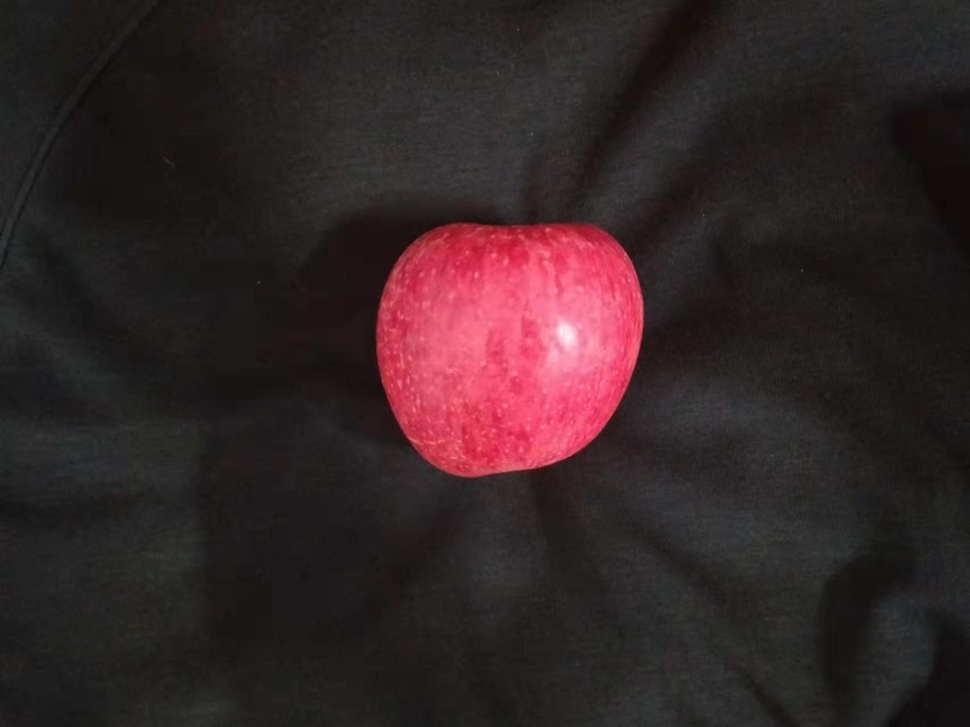
#> input picture 9V@74MCS2_)GCR58INUP8FW.jpg, 970 x 727 px, shrunk from 1706 x 1279 before the run
$ python -i v.py   (imports and definitions only)   (older library calls are emulated)
#> lines starting #> are read from the running program, lines starting #| are printed output that depends on the picture; after the words box and inside, x2 and y2 are one past the last pixel; in counts of white or black regions, pixels touching at a corner belong together
import math
import cv2
import matplotlib.pyplot as plt
import numpy as np
def v(path):

#> called with path = '9V@74MCS2_)GCR58INUP8FW.jpg'
    img = cv2.imread(path)
#> img is the input picture: shape (727, 970, 3); mean B, G, R 38.3, 36.8, 51.3
    gray = cv2.cvtColor(img, cv2.COLOR_BGR2GRAY)#图像灰度化
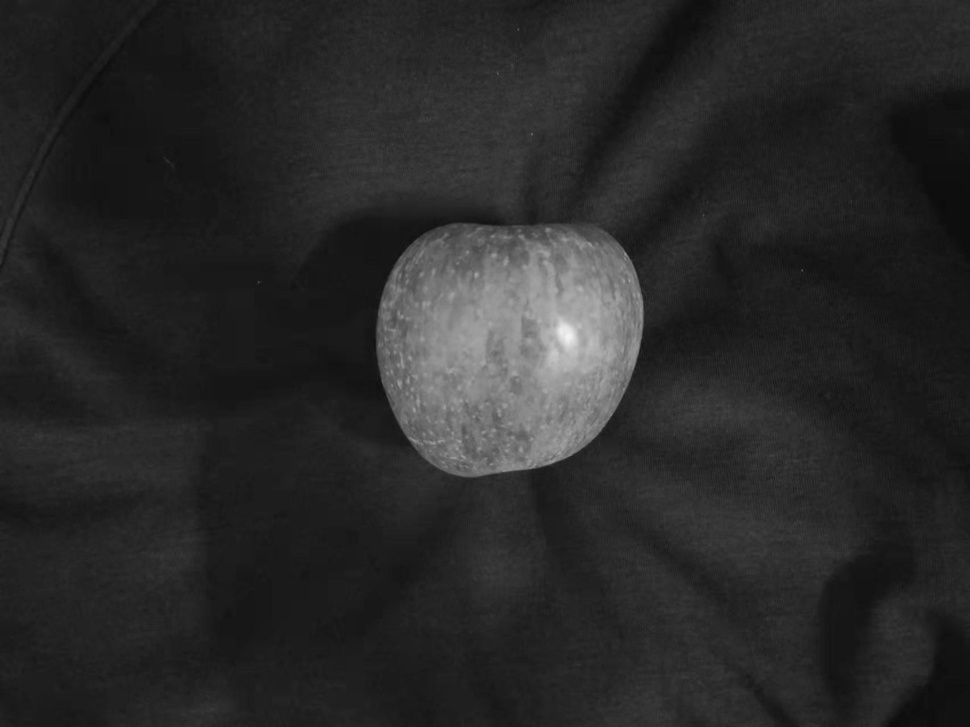
#> gray: shape (727, 970); min 10, max 244, mean 41.3
    ret, binary = cv2.threshold(gray, 0,255,cv2.THRESH_BINARY_INV+cv2.THRESH_OTSU)
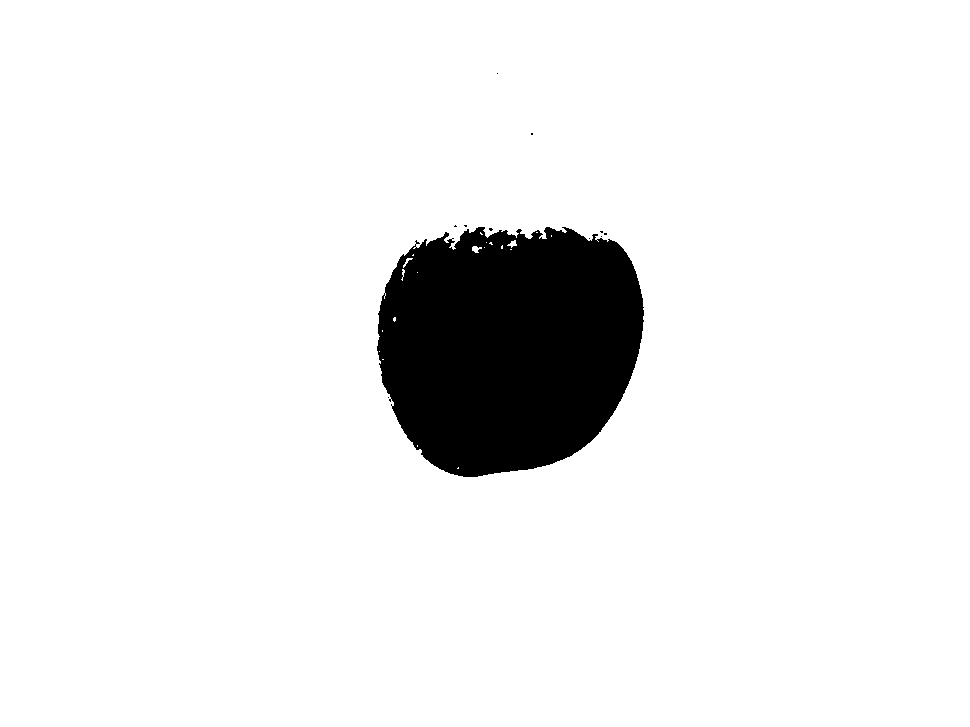
#> binary: shape (727, 970); 92.4% white; 11 black regions (10 under 20 px), largest, box (x1, y1, x2, y2) and area: (377, 227, 644, 477) 53599
#> ret = 81
    binary = cv2.bitwise_not(binary)
    kernel = cv2.getStructuringElement(cv2.MORPH_RECT, (3, 3))  # 矩形结构
    close = cv2.morphologyEx(binary, cv2.MORPH_CLOSE, kernel, iterations=30)
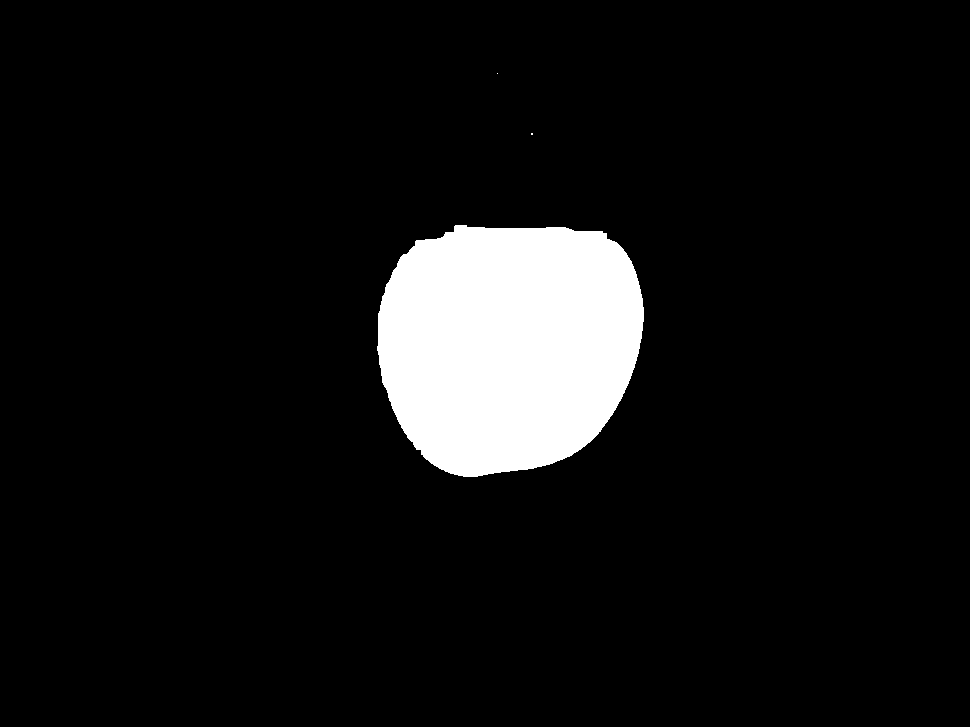
#> close: shape (727, 970); 7.8% white; 3 white regions (2 under 20 px)


    binary,contours, hierarchy = cv2.findContours(close,cv2.RETR_TREE,cv2.CHAIN_APPROX_SIMPLE)
#> contours = 3 contours, 2 with area under 20; largest, box (x1, y1, x2, y2) and area: (377, 225, 644, 477) 54426
    a = 0
    for i in range(len(contours)):
        area =cv2.contourArea(contours[i])
        if(area>10000):
            a = i
#> this loop made 3 passes
#> (area, a) on pass 1: (54426.5, 0)
    rbox = cv2.minAreaRect(contours[a])
#> rbox = ((509.6, 351.4), (251, 265.4), -88.84)
    pingjunzhijing = (rbox[1][1]+rbox[1][0])/2
#> pingjunzhijing = 258.2

    a = 0.017316017316017316
    r = pingjunzhijing/2
#> r = 129.1
    r = r*a
#> r = 2.24
    v = 4*math.pi*r*r*r/3
#> v = 46.81
    plt.subplot(111)
    plt.imshow(binary,cmap='gray')
    plt.show()


    cv2.drawContours(img,contours,-1,(0,0,255),5)
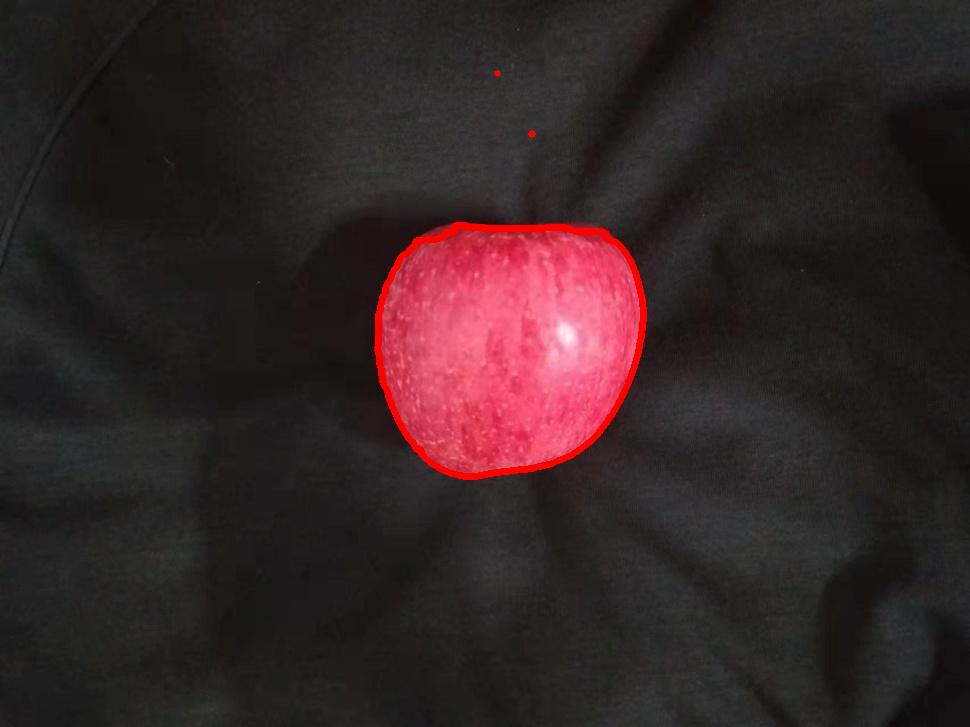
#> img: shape (727, 970, 3); 0.83% of pixels changed, all inside (x1, y1, x2, y2) = (374, 70, 647, 480)
    img = cv2.cvtColor(img, cv2.COLOR_BGR2RGB)
    plt.subplot(111)
    plt.imshow(img)
    plt.show()
    return v

>>> result = v('9V@74MCS2_)GCR58INUP8FW.jpg')
#> result = 46.81

$ run again, on Q_0AS)LWV}EJYS8QL19$BR0.jpg
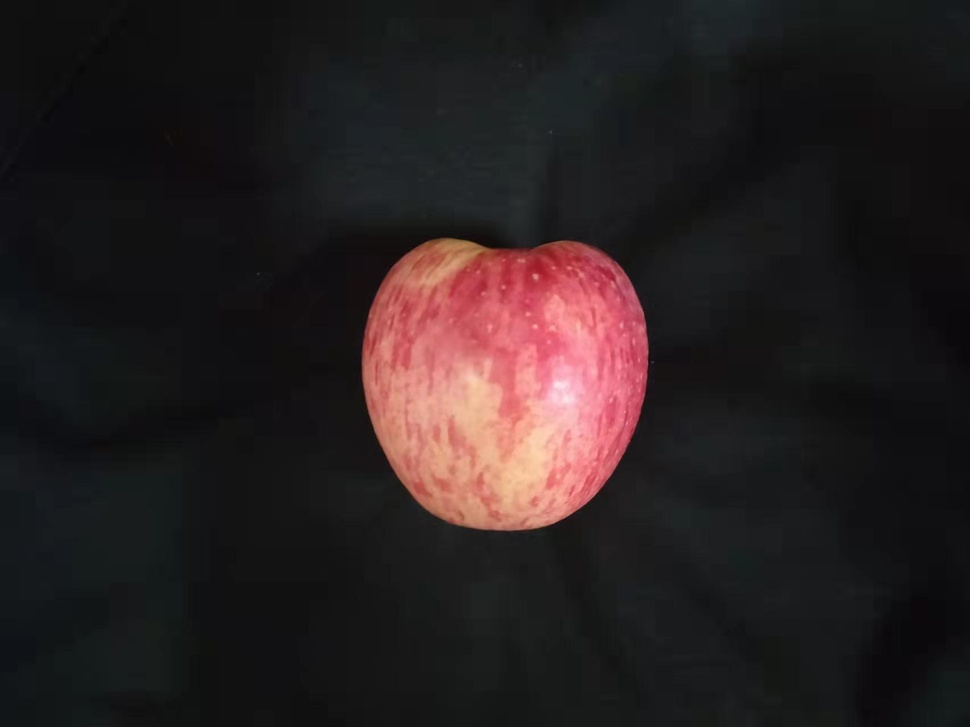
#> input picture Q_0AS)LWV}EJYS8QL19$BR0.jpg, 970 x 727 px, shrunk from 1706 x 1279 before the run
#> in v, img is the input picture: shape (727, 970, 3); mean B, G, R 32.6, 31.9, 40.4
#> in v, `ret, binary = cv2.threshold(gray, 0,255,cv2.THRESH_BINARY_INV+cv2.THRE..`:
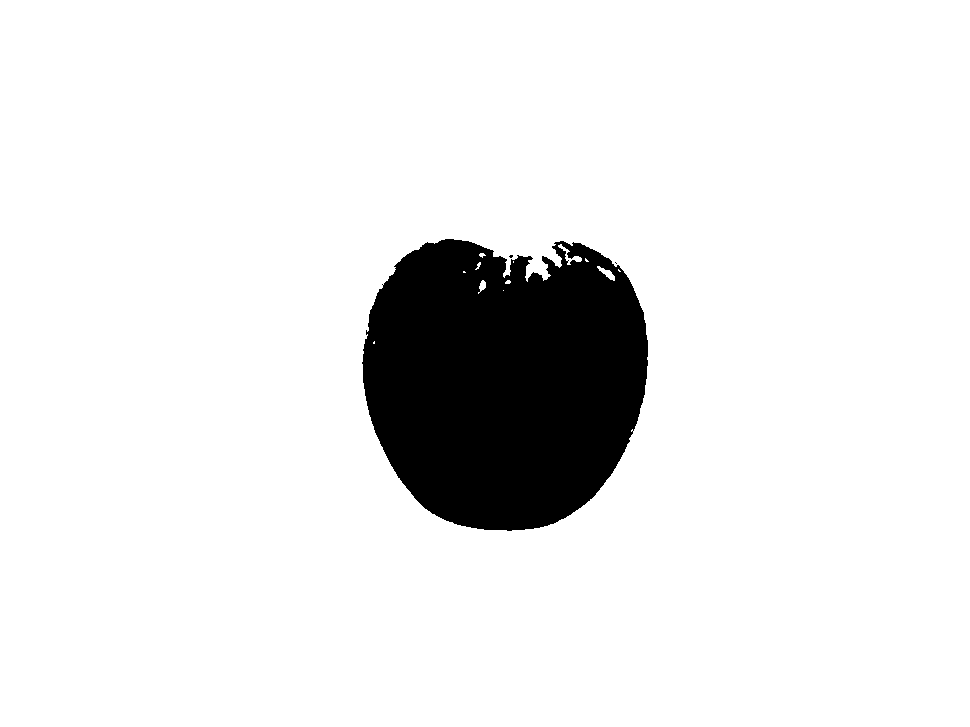
#> binary: shape (727, 970); 90.6% white; 3 black regions (2 under 20 px), largest, box (x1, y1, x2, y2) and area: (362, 239, 648, 531) 66361
#> ret = 87
#> close: shape (727, 970); 9.6% white; 1 white region
#> contours = 1 contour; box (x1, y1, x2, y2) and area: (362, 239, 648, 531) 67383
#> the loop in v, `for i in range(len(contours)):` made 1 pass
#> (area, a) on pass 1: (67383, 0)
#> rbox = ((504.1, 384.9), (290, 285), -88.96)
#> pingjunzhijing = 287.5
#> in v, `r = pingjunzhijing/2`: r = 143.7
#> in v, `r = r*a`: r = 2.49
#> v = 64.6
#> in v, `cv2.drawContours(img,contours,-1,(0,0,255),5)`:
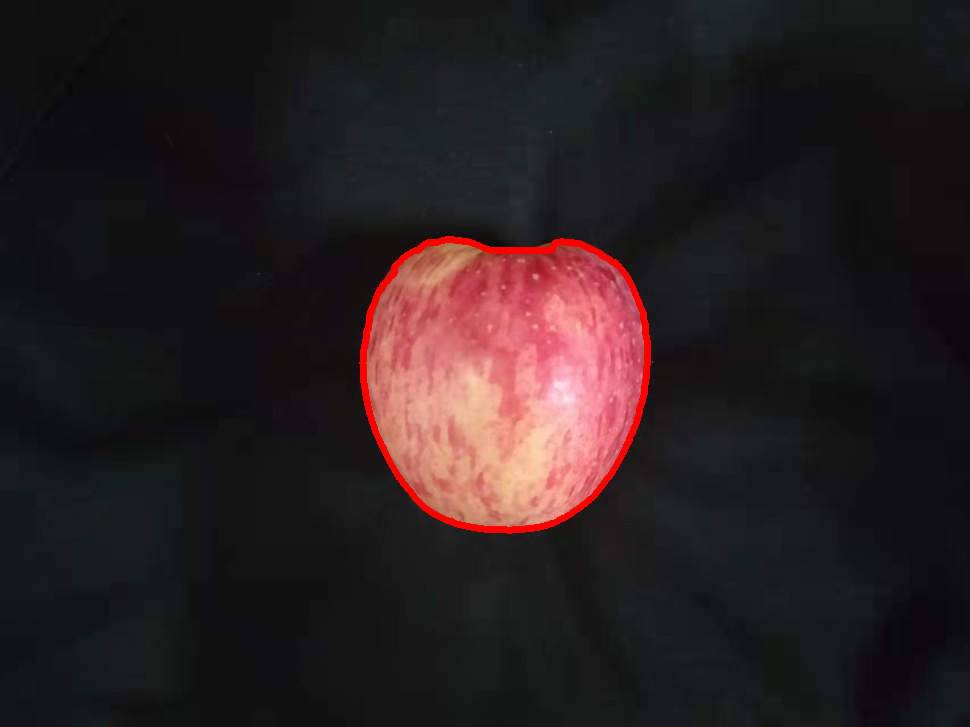
#> img: shape (727, 970, 3); 0.9% of pixels changed, all inside (x1, y1, x2, y2) = (359, 236, 651, 534)
